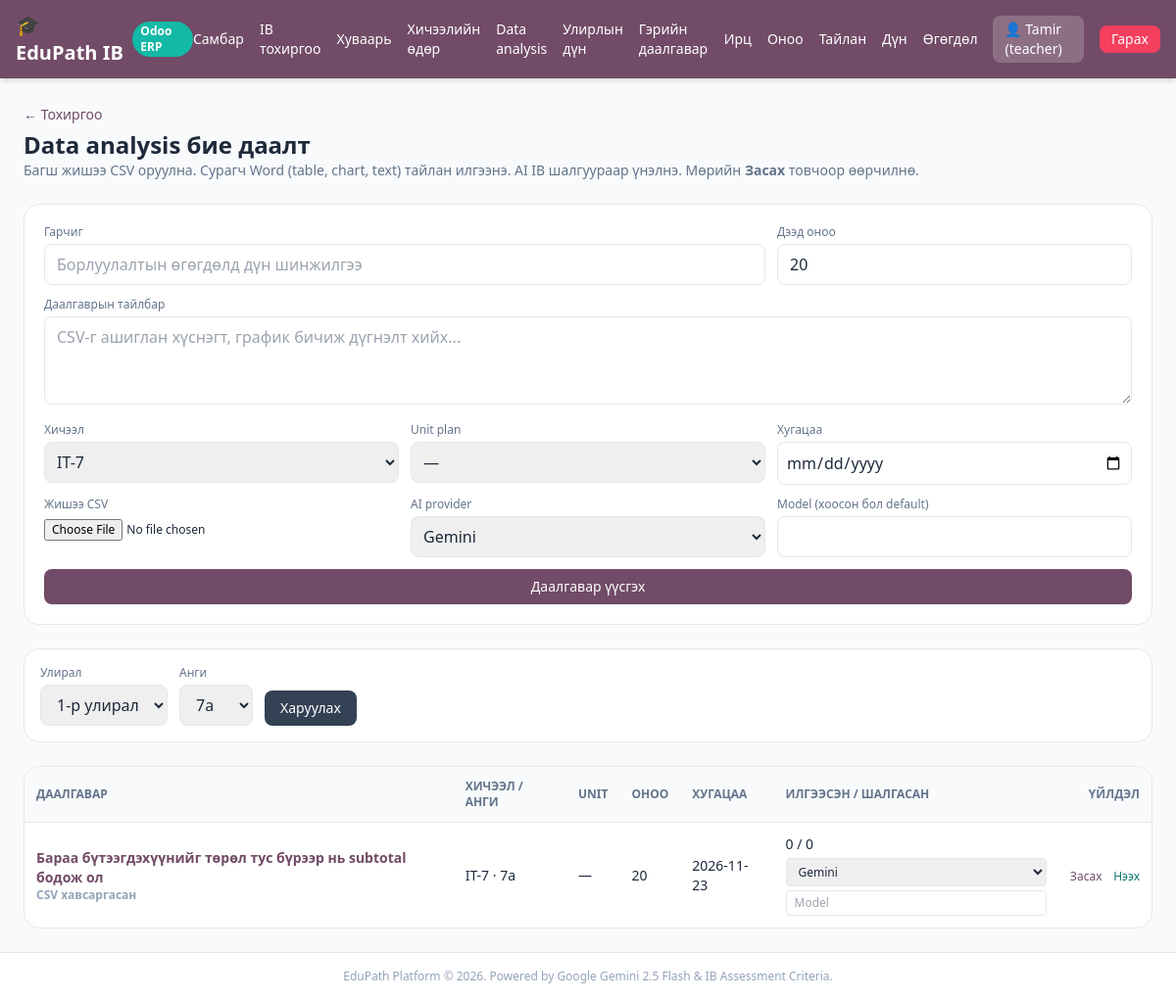
/teacher/data-analysis (signed in), run on the app's committed database.
### tables this page shows
CREATE TABLE users (
        id INTEGER PRIMARY KEY AUTOINCREMENT,
        username TEXT UNIQUE,
        password TEXT,
        role TEXT,
        gemini_api_key TEXT
    , deepseek_api_key TEXT, grade TEXT, name TEXT, surname TEXT, student_code TEXT, email TEXT, gender TEXT, phone TEXT, instagram TEXT, photo_path TEXT);

CREATE TABLE data_analysis_assignments (
        id INTEGER PRIMARY KEY AUTOINCREMENT,
        term_id INTEGER NOT NULL,
        lesson_id INTEGER NOT NULL,
        grade_id INTEGER NOT NULL,
        unit_plan_id INTEGER,
        title TEXT NOT NULL,
        description TEXT,
        max_score INTEGER NOT NULL DEFAULT 20,
        csv_path TEXT,
        due_date TEXT,
        provider TEXT NOT NULL DEFAULT 'gemini',
        model TEXT,
        created_by INTEGER,
        created_at INTEGER,
        is_active INTEGER NOT NULL DEFAULT 1
    );

CREATE TABLE lessons (
        id INTEGER PRIMARY KEY AUTOINCREMENT,
        title TEXT,
        filename TEXT,
        teacher_id INTEGER
    );

CREATE TABLE grades (
        id INTEGER PRIMARY KEY AUTOINCREMENT,
        name TEXT NOT NULL UNIQUE,
        level INTEGER NOT NULL,
        section TEXT NOT NULL,
        is_active INTEGER NOT NULL DEFAULT 1,
        created_at INTEGER
    );

### app.py (the view)
@app.get("/teacher/data-analysis", response_class=HTMLResponse)
def teacher_data_analysis_page(
    request: Request, term_id: Optional[int] = None, grade_id: Optional[int] = None,
    user: dict = Depends(get_current_user), db: sqlite3.Connection = Depends(get_db),
):
    if not user or user["role"] != "teacher":
        return RedirectResponse("/login")
    terms, grades = _all_terms(db), _all_grades(db)
    selected_term = term_id or next((t["id"] for t in terms if t["is_active"]), terms[0]["id"] if terms else 0)
    selected_grade = grade_id or next((g["id"] for g in grades if g["is_active"]), grades[0]["id"] if grades else 0)
    where, params = "a.term_id = ?", [selected_term]
    if selected_grade:
        where += " AND a.grade_id = ?"
        params.append(selected_grade)
    assignments = []
    for row in db.execute(
        f"""SELECT a.*, l.title as lesson_title, g.name as grade_name, t.name as term_name,
                   p.title as unit_title,
                   (SELECT COUNT(*) FROM data_analysis_submissions s WHERE s.assignment_id = a.id) as total_subs,
                   (SELECT COUNT(*) FROM data_analysis_submissions s
                    WHERE s.assignment_id = a.id AND s.status = 'graded') as graded_subs
            FROM data_analysis_assignments a
            JOIN lessons l ON l.id = a.lesson_id JOIN grades g ON g.id = a.grade_id
            JOIN academic_terms t ON t.id = a.term_id
            LEFT JOIN ib_unit_plans p ON p.id = a.unit_plan_id
            WHERE {where} ORDER BY a.id DESC""",
        params,
    ).fetchall():
        assignments.append(dict(row))
    lessons = [dict(r) for r in db.execute(
        """SELECT DISTINCT l.id, l.title FROM lessons l
           JOIN lesson_grades lg ON lg.lesson_id = l.id WHERE lg.grade_id = ? ORDER BY l.title""",
        (selected_grade,),
    ).fetchall()]
    return templates.TemplateResponse(
        request=request, name="teacher_data_analysis.html",
        context={
            "user": user, "terms": terms, "grades": grades, "lessons": lessons,
            "assignments": assignments, "selected_term": selected_term,
            "selected_grade": selected_grade,
            "unit_plans": [dict(r) for r in db.execute(
                "SELECT id, title, lesson_id FROM ib_unit_plans ORDER BY id DESC"
            ).fetchall()],
        },
    )

### templates/teacher_data_analysis.html (shortened to what this page needs)
{% extends "base.html" %}
{% block content %}
<div class="space-y-6">
  <div>
    <a href="/teacher/setup" class="text-sm text-[#714B67] hover:underline">&larr; Тохиргоо</a>
    <h1 class="text-2xl font-black mt-1">Data analysis бие даалт</h1>
    <p class="text-sm text-slate-500">Багш жишээ CSV оруулна. Сурагч Word (table, chart, text) тайлан илгээнэ. AI IB шалгуураар үнэлнэ. Мөрийн <b>Засах</b> товчоор өөрчилнө.</p>
  </div>
  <form method="POST" action="/teacher/data-analysis" enctype="multipart/form-data" class="bg-white p-5 rounded-2xl border grid md:grid-cols-3 gap-3">
    <div class="md:col-span-2"><label class="block text-xs text-slate-500 mb-1">Гарчиг</label><input name="title" required placeholder="Борлуулалтын өгөгдөлд дүн шинжилгээ" class="w-full px-3 py-2 border rounded-lg"></div>
    <div><label class="block text-xs text-slate-500 mb-1">Дээд оноо</label><input name="max_score" value="20" class="w-full px-3 py-2 border rounded-lg"></div>
    <div class="md:col-span-3"><label class="block text-xs text-slate-500 mb-1">Даалгаврын тайлбар</label><textarea name="description" rows="3" class="w-full px-3 py-2 border rounded-lg" placeholder="CSV-г ашиглан хүснэгт, график бичиж дүгнэлт хийх..."></textarea></div>
    <div><label class="block text-xs text-slate-500 mb-1">Хичээл</label><select name="lesson_id" class="w-full px-2 py-2 border rounded-lg">{% for l in lessons %}<option value="{{ l.id }}">{{ l.title }}</option>{% endfor %}</select></div>
    <div><label class="block text-xs text-slate-500 mb-1">Unit plan</label><select name="unit_plan_id" class="w-full px-2 py-2 border rounded-lg"><option value="0">—</option></select></div>
    <div><label class="block text-xs text-slate-500 mb-1">Хугацаа</label><input type="date" name="due_date" class="w-full px-2 py-2 border rounded-lg"></div>
    <div><label class="block text-xs text-slate-500 mb-1">Жишээ CSV</label><input type="file" name="csv_file" accept=".csv,.txt" class="w-full text-xs"></div>
    <div><label class="block text-xs text-slate-500 mb-1">AI provider</label><select name="provider" class="w-full px-2 py-2 border rounded-lg"><option value="gemini">Gemini</option><option value="deepseek">DeepSeek</option><option value="ollama">Ollama</option></select></div>
    <div><label class="block text-xs text-slate-500 mb-1">Model (хоосон бол default)</label><input name="model" class="w-full px-2 py-2 border rounded-lg"></div>
    <button class="bg-[#714B67] text-white px-5 py-2 rounded-lg text-sm md:col-span-3">Даалгавар үүсгэх</button>
  </form>
  <form method="GET" action="/teacher/data-analysis" class="bg-white p-4 rounded-2xl border flex gap-3 items-end">
    <div><label class="block text-xs text-slate-500 mb-1">Улирал</label><select name="term_id" class="px-3 py-2 border rounded-lg">{% for t in terms %}<option value="{{ t.id }}" {% if t.id == selected_term %}selected{% endif %}>{{ t.name }}</option>{% endfor %}</select></div>
    <div><label class="block text-xs text-slate-500 mb-1">Анги</label><select name="grade_id" class="px-3 py-2 border rounded-lg">{% for g in grades %}<option value="{{ g.id }}" {% if g.id == selected_grade %}selected{% endif %}>{{ g.name }}</option>{% endfor %}</select></div>
    <button class="bg-slate-700 text-white px-4 py-2 rounded-lg text-sm">Харуулах</button>
  </form>
  <div class="bg-white rounded-2xl border overflow-x-auto">
    <table class="w-full text-sm">
      <thead class="bg-slate-50 text-slate-500 text-xs uppercase"><tr><th class="p-3 text-left">Даалгавар</th><th class="p-3 text-left">Хичээл / Анги</th><th class="p-3 text-left">Unit</th><th class="p-3 text-left">Оноо</th><th class="p-3 text-left">Хугацаа</th><th class="p-3 text-left">Илгээсэн / Шалгасан</th><th class="p-3 text-right">Үйлдэл</th></tr></thead>
      <tbody>
        {% for a in assignments %}
        <tr class="border-t">
          <td class="p-3 font-semibold">
            <span class="inline-view-only"><a href="/teacher/data-analysis/{{ a.id }}" class="text-[#714B67] hover:underline">{{ a.title }}</a>{% if a.csv_path %}<div class="text-xs text-slate-400">CSV хавсаргасан</div>{% endif %}</span>
          </td>
          <td class="p-3">
            <span class="inline-view-only">{{ a.lesson_title }} · {{ a.grade_name }}</span>
          </td>
          <td class="p-3">
            <span class="inline-view-only">{{ a.unit_title or '—' }}</span>
          </td>
          <td class="p-3">
            <span class="inline-view-only">{{ a.max_score }}</span>
          </td>
          <td class="p-3">
            <span class="inline-view-only">{{ a.due_date or '—' }}</span>
          </td>
          <td class="p-3">{{ a.total_subs }} / {{ a.graded_subs }}
            <span class="inline-edit-only block mt-1 space-y-1">
              <select form="da-edit-{{ a.id }}" name="provider" class="px-2 py-1 border rounded w-full text-xs"><option value="gemini" {% if a.provider == 'gemini' %}selected{% endif %}>Gemini</option></select>
              <input form="da-edit-{{ a.id }}" name="model" value="{{ a.model or '' }}" placeholder="Model" class="px-2 py-1 border rounded w-full text-xs">
            </span>
          </td>
          <td class="p-3 text-right whitespace-nowrap">
            <span class="inline-view-only">
              <button type="button" onclick="editRow(this)" class="text-[#714B67] hover:underline text-xs">Засах</button>
              <a href="/teacher/data-analysis/{{ a.id }}" class="text-xs text-teal-700 hover:underline ml-2">Нээх</a>
            </span>
          </td>
        </tr>
        {% endfor %}
      </tbody>
    </table>
  </div>
</div>
{% endblock %}

### templates/base.html (shortened to what this page needs)
<!DOCTYPE html>
<html lang="mn">
<head>
  <script src="https://cdn.tailwindcss.com"></script>
</head>
<body class="bg-slate-50 text-slate-800 min-h-screen flex flex-col">
  <nav class="bg-[#714B67] text-white shadow-md">
    <div class="max-w-7xl mx-auto px-4 py-3 flex justify-between items-center">
      <a href="/" class="flex items-center space-x-2 font-bold text-xl">
        <span>🎓 EduPath IB</span>
        <span class="text-xs bg-teal-500 text-white px-2 py-0.5 rounded-full">Odoo ERP</span>
      </a>
      <div class="flex items-center space-x-4 text-sm">
        {% if user %}
          {% if user.role == 'teacher' %}
            <a href="/teacher" class="hover:underline">Самбар</a>
            <a href="/teacher/setup" class="hover:underline">IB тохиргоо</a>
            <a href="/teacher/timetable" class="hover:underline">Хуваарь</a>
            <a href="/teacher/sessions" class="hover:underline">Хичээлийн өдөр</a>
            <a href="/teacher/data-analysis" class="hover:underline">Data analysis</a>
            <a href="/teacher/term-grades" class="hover:underline">Улирлын дүн</a>
            <a href="/teacher/homework" class="hover:underline">Гэрийн даалгавар</a>
            <a href="/teacher/attendance" class="hover:underline">Ирц</a>
            <a href="/teacher/scoring" class="hover:underline">Оноо</a>
            <a href="/teacher/reports" class="hover:underline">Тайлан</a>
            <a href="/scores" class="hover:underline">Дүн</a>
            <a href="/teacher/data-transfer" class="hover:underline">Өгөгдөл</a>
          {% else %}
            <a href="/student" class="hover:underline">Самбар</a>
            <a href="/student/data-analysis" class="hover:underline">Data analysis</a>
            <a href="/student/term-grades" class="hover:underline">Улирлын дүн</a>
            <a href="/student/report" class="hover:underline">Миний тайлан</a>
          {% endif %}
          <span class="bg-white/20 px-3 py-1 rounded-lg">👤 {{ user.name or user.username }} ({{ user.role }})</span>
          <a href="/logout" class="bg-rose-500 hover:bg-rose-600 px-3 py-1 rounded-lg transition">Гарах</a>
        {% endif %}
      </div>
    </div>
  </nav>
  <main class="flex-1 max-w-7xl w-full mx-auto p-6">
    {% block content %}{% endblock %}
  </main>
  <footer class="text-center py-4 text-xs text-slate-400 border-t bg-white">
    EduPath Platform &copy; 2026. Powered by Google Gemini 2.5 Flash & IB Assessment Criteria.
  </footer>
</body>
</html>

### templates/base.html (style rules this page uses)
.inline-edit-only { display: none; }

### data on the page
users: username "Tamir", role "teacher"
data_analysis_assignments: title "Бараа бүтээгдэхүүнийг төрөл тус бүрээр нь subtotal бодож ол", shows "CSV хавсаргасан", lesson_title "IT-7", grade_name "7a", unit_title "—", max_score "20", due_date "2026-11-23", total_subs "0", graded_subs "0", provider "Gemini"

### other printed values
form field lesson_id "IT-7"
form field term_id "1-р улирал"
form field grade_id "7a"
